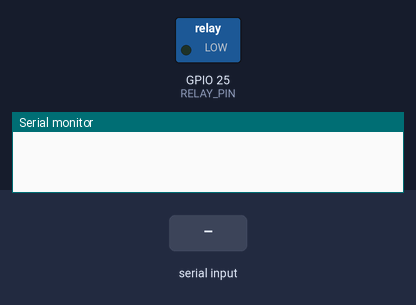
The program below on a simulated ESP32. Parts: switched loads named in the program (green lamp = pin HIGH), the last lines printed to the serial monitor. Inputs (shaded band) come from the test bench. Nothing arrives over Bluetooth unless stated.

Above: at 1.2 s.
1.3 s: "1" received over the second serial link
At 2.4 s:
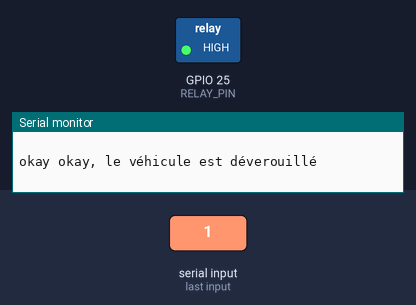
2.8 s: "0" received over the second serial link
At 3.5 s:
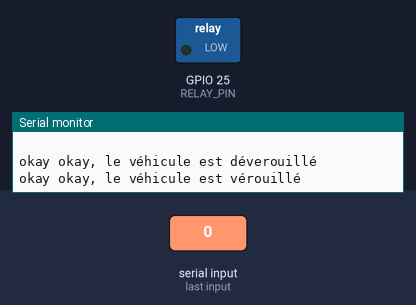
Timing chart, 0 to 5.8 s (numbered marks = the images above; inputs shaded):
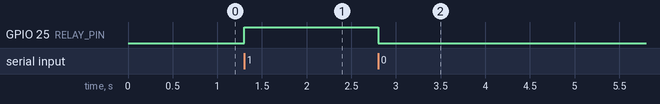

Measured:
- after the input at 1.3 s, GPIO 25 (RELAY_PIN): LOW → HIGH at once
- after the input at 2.8 s, GPIO 25 (RELAY_PIN): HIGH → LOW at once

The program:

main.cpp
```cpp
//Ce programme permet d'activer et désactiver l'actionneur en envoyant un caractère par Bluetooth
//'0' en bluetooth pour faire sortir l'actionneur (mode: vérouillé véhicule)
//'1' en bluetooth pour faire rentrer l'actionneur (mode: déverouillé véhicule)
//L'ESP utilisé est l'ESP D1 R32 et la broche utilisée est le GPIO25

//On inclue les bibliothèques
#include <Arduino.h>
#include <BluetoothSerial.h>
#include <Porte.h>

#define RELAY_PIN 25 // GPIO25 de l'ESP32 connecté à la broche IN de la carte relais

BluetoothSerial SerialBT; //On défini la connexion Bluetooth

Porte porte(RELAY_PIN);


void setup()
{
  SerialBT.begin("ESP32_B2_Karim"); //Nom de l'ESP
}

void loop()
{
  int valBT = 0;

  if (SerialBT.available())
  { //tester si une donnée est arrivée par Bluetooth
    valBT = SerialBT.read();
    if (valBT == '1') //Ouverture de la porte
    {
      porte.Ouvre();
      Serial.println("okay okay, le véhicule est déverouillé");
      delay(500);
    }
    if (valBT == '0') //Fermeture de la porte
    {
      porte.Ferme();
      Serial.println("okay okay, le véhicule est vérouillé");
      delay(500);
    }
  }
}
```

Porte.cpp
```cpp
#include "Porte.h"
#include <BluetoothSerial.h>

//On autorise la connexion bluetooth et on défini la broche du signal
#if !defined(CONFIG_BT_ENABLED) || !defined(CONFIG_BLUEDROID_ENABLED)
#error Bluetooth is not enabled! Please run `make menuconfig` to and enable it
#endif


Porte::Porte(int pin)
{
  Serial.begin(115200);
  Serial.println("L'ESP a démarré, vous pouvez le connecter en Bluetooth !");
  pinMode(pin, OUTPUT); //On défini la broche de l'actionneur en sortie
  pinPorte = pin;
}

void Porte::Ouvre()
{
    digitalWrite(pinPorte, HIGH);
}

void Porte::Ferme()
{
    digitalWrite(pinPorte, LOW);
}


/*
void Porte::Bip()
{
    int valBT = 0;
  if (SerialBT.available()) { //tester si une donnée est arrivée par Bluetooth
  valBT = SerialBT.read();}
  // Serial.write(SerialBT.read());

  //Si on envoie '1' l'actionneur est alimenté
       if (valBT == '1'){
      digitalWrite(RELAY_PIN, HIGH);
      Serial.println("okay okay, le véhicule est déverouillé");
       delay(500);
      }
  //Si on envoie '0' l'actionneur n'est plus alimenté
      else if (valBT == '0'){
      digitalWrite(RELAY_PIN, LOW);
      Serial.println("okay okay, le véhicule est vérouillé");
      delay(500);
       }

}*/

/*
Porte::Porte(int valBT)
{
  pinMode(RELAY_PIN, OUTPUT);
  valBT = 0;
  if (SerialBT.available()) { //tester si une donnée est arrivée par Bluetooth
  valBT = SerialBT.read();}
}


void Porte::FonctionPorte()
{
   int valBT = 0;
  if (SerialBT.available()) { //tester si une donnée est arrivée par Bluetooth
  valBT = SerialBT.read();}
}

void Porte::Ouv()
{
       int valBT = 0;
  if (SerialBT.available()) { //tester si une donnée est arrivée par Bluetooth
  valBT = SerialBT.read();}
     if (valBT == '1'){
      digitalWrite(RELAY_PIN, HIGH);
      Serial.println("***************************** okay okay, le véhicule est déverouillé *****************************");
       delay(500);
      }
}

void Porte::Ferm()
{
       int valBT = 0;
  if (SerialBT.available()) { //tester si une donnée est arrivée par Bluetooth
  valBT = SerialBT.read();}
      if (valBT == '0'){
      digitalWrite(RELAY_PIN, LOW);
      Serial.println("***************************** okay okay, le véhicule est vérouillé *****************************");
      delay(500);
       }
}
*/
```

Porte.h
```cpp
#ifndef Porte_h
#define Porte_h

#include <Arduino.h>

class Porte
{
    private:
    int pinPorte;
    public:
    Porte(int pin);
    void Ferme();
    void Ouvre();
};

#endif
```
